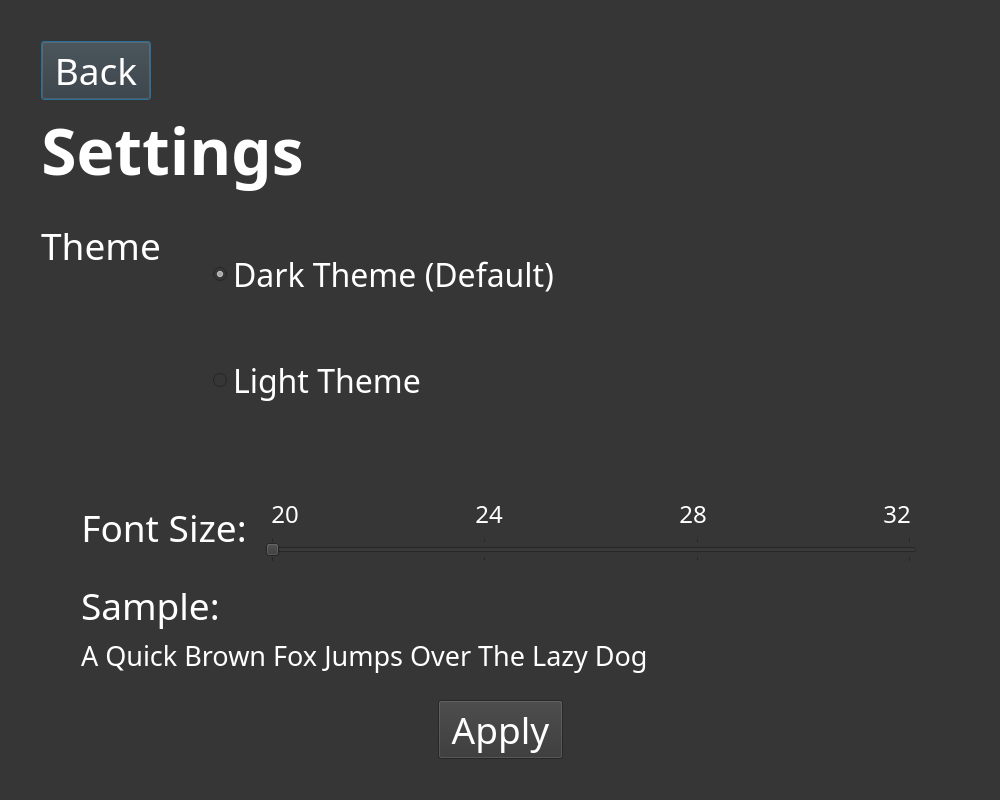
<?xml version="1.0" encoding="UTF-8"?>
<ui version="4.0">
 <class>Dialog</class>
 <widget class="QDialog" name="Dialog">
  <property name="geometry">
   <rect>
    <x>0</x>
    <y>0</y>
    <width>1000</width>
    <height>800</height>
   </rect>
  </property>
  <property name="minimumSize">
   <size>
    <width>1000</width>
    <height>800</height>
   </size>
  </property>
  <property name="windowTitle">
   <string>Dialog</string>
  </property>
  <property name="styleSheet">
   <string notr="true">background-color: rgb(54, 54, 54);</string>
  </property>
  <layout class="QGridLayout" name="gridLayout_3">
   <item row="0" column="1">
    <spacer name="verticalSpacer_2">
     <property name="orientation">
      <enum>Qt::Vertical</enum>
     </property>
     <property name="sizeType">
      <enum>QSizePolicy::Fixed</enum>
     </property>
     <property name="sizeHint" stdset="0">
      <size>
       <width>20</width>
       <height>30</height>
      </size>
     </property>
    </spacer>
   </item>
   <item row="1" column="1" colspan="4">
    <layout class="QHBoxLayout" name="horizontalLayout_3">
     <item>
      <widget class="QPushButton" name="leaveFromSettingsScreen">
       <property name="font">
        <font>
         <family>Hans Kendrick 3</family>
         <pointsize>28</pointsize>
        </font>
       </property>
       <property name="styleSheet">
        <string notr="true">color:white;</string>
       </property>
       <property name="text">
        <string> Back </string>
       </property>
      </widget>
     </item>
     <item>
      <spacer name="horizontalSpacer_6">
       <property name="orientation">
        <enum>Qt::Horizontal</enum>
       </property>
       <property name="sizeHint" stdset="0">
        <size>
         <width>40</width>
         <height>20</height>
        </size>
       </property>
      </spacer>
     </item>
    </layout>
   </item>
   <item row="2" column="1" colspan="4">
    <layout class="QHBoxLayout" name="horizontalLayout_4">
     <item>
      <widget class="QLabel" name="settingsLabel">
       <property name="font">
        <font>
         <family>Hans Kendrick 3</family>
         <pointsize>48</pointsize>
        </font>
       </property>
       <property name="styleSheet">
        <string notr="true">color:white;</string>
       </property>
       <property name="text">
        <string>&lt;html&gt;&lt;head/&gt;&lt;body&gt;&lt;p align=&quot;center&quot;&gt;&lt;span style=&quot; font-weight:600;&quot;&gt;Settings&lt;/span&gt;&lt;/p&gt;&lt;/body&gt;&lt;/html&gt;</string>
       </property>
      </widget>
     </item>
     <item>
      <spacer name="horizontalSpacer_8">
       <property name="orientation">
        <enum>Qt::Horizontal</enum>
       </property>
       <property name="sizeHint" stdset="0">
        <size>
         <width>40</width>
         <height>20</height>
        </size>
       </property>
      </spacer>
     </item>
    </layout>
   </item>
   <item row="3" column="1" colspan="2">
    <layout class="QVBoxLayout" name="verticalLayout">
     <item>
      <spacer name="verticalSpacer_4">
       <property name="orientation">
        <enum>Qt::Vertical</enum>
       </property>
       <property name="sizeType">
        <enum>QSizePolicy::Fixed</enum>
       </property>
       <property name="sizeHint" stdset="0">
        <size>
         <width>20</width>
         <height>20</height>
        </size>
       </property>
      </spacer>
     </item>
     <item>
      <widget class="QLabel" name="themeLabel">
       <property name="font">
        <font>
         <family>Hans Kendrick 3</family>
         <pointsize>48</pointsize>
        </font>
       </property>
       <property name="styleSheet">
        <string notr="true">color:white;</string>
       </property>
       <property name="text">
        <string>&lt;html&gt;&lt;head/&gt;&lt;body&gt;&lt;p align=&quot;center&quot;&gt;&lt;span style=&quot; font-size:28pt;&quot;&gt;Theme&lt;/span&gt;&lt;/p&gt;&lt;/body&gt;&lt;/html&gt;</string>
       </property>
      </widget>
     </item>
     <item>
      <spacer name="verticalSpacer">
       <property name="orientation">
        <enum>Qt::Vertical</enum>
       </property>
       <property name="sizeHint" stdset="0">
        <size>
         <width>20</width>
         <height>40</height>
        </size>
       </property>
      </spacer>
     </item>
    </layout>
   </item>
   <item row="3" column="3">
    <spacer name="horizontalSpacer_7">
     <property name="orientation">
      <enum>Qt::Horizontal</enum>
     </property>
     <property name="sizeType">
      <enum>QSizePolicy::Fixed</enum>
     </property>
     <property name="sizeHint" stdset="0">
      <size>
       <width>40</width>
       <height>20</height>
      </size>
     </property>
    </spacer>
   </item>
   <item row="3" column="4">
    <layout class="QVBoxLayout" name="verticalLayout_2">
     <item>
      <widget class="QRadioButton" name="chooseDarkThemeRadioButton">
       <property name="font">
        <font>
         <family>Hans Kendrick 3</family>
         <pointsize>24</pointsize>
        </font>
       </property>
       <property name="styleSheet">
        <string notr="true">color:white;</string>
       </property>
       <property name="text">
        <string>Dark Theme (Default)</string>
       </property>
       <property name="checked">
        <bool>true</bool>
       </property>
      </widget>
     </item>
     <item>
      <widget class="QRadioButton" name="chooseLightThemeRadioButton">
       <property name="font">
        <font>
         <family>Hans Kendrick 3</family>
         <pointsize>24</pointsize>
        </font>
       </property>
       <property name="styleSheet">
        <string notr="true">color:white;</string>
       </property>
       <property name="text">
        <string>Light Theme</string>
       </property>
      </widget>
     </item>
    </layout>
   </item>
   <item row="4" column="4">
    <layout class="QHBoxLayout" name="horizontalLayout">
     <item>
      <spacer name="horizontalSpacer_17">
       <property name="orientation">
        <enum>Qt::Horizontal</enum>
       </property>
       <property name="sizeHint" stdset="0">
        <size>
         <width>40</width>
         <height>20</height>
        </size>
       </property>
      </spacer>
     </item>
    </layout>
   </item>
   <item row="5" column="0">
    <spacer name="horizontalSpacer_9">
     <property name="orientation">
      <enum>Qt::Horizontal</enum>
     </property>
     <property name="sizeType">
      <enum>QSizePolicy::Fixed</enum>
     </property>
     <property name="sizeHint" stdset="0">
      <size>
       <width>30</width>
       <height>20</height>
      </size>
     </property>
    </spacer>
   </item>
   <item row="5" column="1" colspan="4">
    <layout class="QHBoxLayout" name="horizontalLayout_5">
     <item>
      <spacer name="horizontalSpacer_16">
       <property name="orientation">
        <enum>Qt::Horizontal</enum>
       </property>
       <property name="sizeType">
        <enum>QSizePolicy::Fixed</enum>
       </property>
       <property name="sizeHint" stdset="0">
        <size>
         <width>40</width>
         <height>20</height>
        </size>
       </property>
      </spacer>
     </item>
     <item>
      <widget class="QLabel" name="fontSizeLabel">
       <property name="font">
        <font>
         <family>Hans Kendrick 3</family>
         <pointsize>48</pointsize>
        </font>
       </property>
       <property name="styleSheet">
        <string notr="true">color:white;</string>
       </property>
       <property name="text">
        <string>&lt;html&gt;&lt;head/&gt;&lt;body&gt;&lt;p align=&quot;center&quot;&gt;&lt;span style=&quot; font-size:28pt;&quot;&gt;Font Size:&lt;/span&gt;&lt;/p&gt;&lt;/body&gt;&lt;/html&gt;</string>
       </property>
      </widget>
     </item>
     <item>
      <widget class="QGroupBox" name="groupBox">
       <property name="styleSheet">
        <string notr="true">border-style:hidden;</string>
       </property>
       <property name="title">
        <string/>
       </property>
       <layout class="QGridLayout" name="gridLayout_2">
        <item row="0" column="1">
         <widget class="QLabel" name="fontSizeSliderNum1Label">
          <property name="font">
           <font>
            <family>Hans Kendrick 3</family>
            <pointsize>18</pointsize>
           </font>
          </property>
          <property name="styleSheet">
           <string notr="true">color:white;</string>
          </property>
          <property name="text">
           <string>&lt;html&gt;&lt;head/&gt;&lt;body&gt;&lt;p align=&quot;center&quot;&gt;20&lt;/p&gt;&lt;/body&gt;&lt;/html&gt;</string>
          </property>
         </widget>
        </item>
        <item row="0" column="5">
         <widget class="QLabel" name="fontSizeSliderNum3Label">
          <property name="font">
           <font>
            <family>Hans Kendrick 3</family>
            <pointsize>18</pointsize>
           </font>
          </property>
          <property name="styleSheet">
           <string notr="true">color:white;</string>
          </property>
          <property name="text">
           <string>&lt;html&gt;&lt;head/&gt;&lt;body&gt;&lt;p align=&quot;center&quot;&gt;28&lt;/p&gt;&lt;/body&gt;&lt;/html&gt;</string>
          </property>
         </widget>
        </item>
        <item row="0" column="7">
         <widget class="QLabel" name="fontSizeSliderNum4Label">
          <property name="font">
           <font>
            <family>Hans Kendrick 3</family>
            <pointsize>18</pointsize>
           </font>
          </property>
          <property name="styleSheet">
           <string notr="true">color:white;</string>
          </property>
          <property name="text">
           <string>&lt;html&gt;&lt;head/&gt;&lt;body&gt;&lt;p align=&quot;center&quot;&gt;32&lt;/p&gt;&lt;/body&gt;&lt;/html&gt;</string>
          </property>
         </widget>
        </item>
        <item row="0" column="3">
         <widget class="QLabel" name="fontSizeSliderNum2Label">
          <property name="font">
           <font>
            <family>Hans Kendrick 3</family>
            <pointsize>18</pointsize>
           </font>
          </property>
          <property name="styleSheet">
           <string notr="true">color:white;</string>
          </property>
          <property name="text">
           <string>&lt;html&gt;&lt;head/&gt;&lt;body&gt;&lt;p align=&quot;center&quot;&gt;24&lt;/p&gt;&lt;/body&gt;&lt;/html&gt;</string>
          </property>
         </widget>
        </item>
        <item row="0" column="2">
         <spacer name="horizontalSpacer_10">
          <property name="orientation">
           <enum>Qt::Horizontal</enum>
          </property>
          <property name="sizeHint" stdset="0">
           <size>
            <width>40</width>
            <height>20</height>
           </size>
          </property>
         </spacer>
        </item>
        <item row="0" column="6">
         <spacer name="horizontalSpacer_12">
          <property name="orientation">
           <enum>Qt::Horizontal</enum>
          </property>
          <property name="sizeHint" stdset="0">
           <size>
            <width>40</width>
            <height>20</height>
           </size>
          </property>
         </spacer>
        </item>
        <item row="0" column="4">
         <spacer name="horizontalSpacer_11">
          <property name="orientation">
           <enum>Qt::Horizontal</enum>
          </property>
          <property name="sizeHint" stdset="0">
           <size>
            <width>40</width>
            <height>20</height>
           </size>
          </property>
         </spacer>
        </item>
        <item row="1" column="0" colspan="9">
         <widget class="QSlider" name="fontSizeSlider">
          <property name="minimum">
           <number>1</number>
          </property>
          <property name="maximum">
           <number>4</number>
          </property>
          <property name="singleStep">
           <number>1</number>
          </property>
          <property name="value">
           <number>1</number>
          </property>
          <property name="sliderPosition">
           <number>1</number>
          </property>
          <property name="orientation">
           <enum>Qt::Horizontal</enum>
          </property>
          <property name="invertedAppearance">
           <bool>false</bool>
          </property>
          <property name="tickPosition">
           <enum>QSlider::TicksBothSides</enum>
          </property>
          <property name="tickInterval">
           <number>1</number>
          </property>
         </widget>
        </item>
       </layout>
      </widget>
     </item>
     <item>
      <spacer name="horizontalSpacer_15">
       <property name="orientation">
        <enum>Qt::Horizontal</enum>
       </property>
       <property name="sizeType">
        <enum>QSizePolicy::Maximum</enum>
       </property>
       <property name="sizeHint" stdset="0">
        <size>
         <width>30</width>
         <height>20</height>
        </size>
       </property>
      </spacer>
     </item>
    </layout>
   </item>
   <item row="6" column="1" colspan="4">
    <layout class="QGridLayout" name="gridLayout">
     <item row="1" column="0">
      <spacer name="horizontalSpacer_3">
       <property name="orientation">
        <enum>Qt::Horizontal</enum>
       </property>
       <property name="sizeType">
        <enum>QSizePolicy::Fixed</enum>
       </property>
       <property name="sizeHint" stdset="0">
        <size>
         <width>40</width>
         <height>20</height>
        </size>
       </property>
      </spacer>
     </item>
     <item row="0" column="1">
      <widget class="QLabel" name="sampleLabel">
       <property name="font">
        <font>
         <family>Hans Kendrick 3</family>
         <pointsize>48</pointsize>
        </font>
       </property>
       <property name="styleSheet">
        <string notr="true">color:white;</string>
       </property>
       <property name="text">
        <string>&lt;html&gt;&lt;head/&gt;&lt;body&gt;&lt;p&gt;&lt;span style=&quot; font-size:28pt;&quot;&gt;Sample: &lt;/span&gt;&lt;/p&gt;&lt;/body&gt;&lt;/html&gt;</string>
       </property>
      </widget>
     </item>
     <item row="0" column="2">
      <spacer name="horizontalSpacer_13">
       <property name="orientation">
        <enum>Qt::Horizontal</enum>
       </property>
       <property name="sizeType">
        <enum>QSizePolicy::Expanding</enum>
       </property>
       <property name="sizeHint" stdset="0">
        <size>
         <width>40</width>
         <height>20</height>
        </size>
       </property>
      </spacer>
     </item>
     <item row="1" column="2">
      <spacer name="horizontalSpacer_14">
       <property name="orientation">
        <enum>Qt::Horizontal</enum>
       </property>
       <property name="sizeType">
        <enum>QSizePolicy::Expanding</enum>
       </property>
       <property name="sizeHint" stdset="0">
        <size>
         <width>40</width>
         <height>20</height>
        </size>
       </property>
      </spacer>
     </item>
     <item row="0" column="0">
      <spacer name="horizontalSpacer_2">
       <property name="orientation">
        <enum>Qt::Horizontal</enum>
       </property>
       <property name="sizeType">
        <enum>QSizePolicy::Fixed</enum>
       </property>
       <property name="sizeHint" stdset="0">
        <size>
         <width>40</width>
         <height>20</height>
        </size>
       </property>
      </spacer>
     </item>
     <item row="1" column="1">
      <widget class="QLabel" name="sampleTextSizeLabel">
       <property name="font">
        <font>
         <family>Hans Kendrick</family>
         <pointsize>20</pointsize>
        </font>
       </property>
       <property name="styleSheet">
        <string notr="true">color:white;
</string>
       </property>
       <property name="text">
        <string>A Quick Brown Fox Jumps Over The Lazy Dog</string>
       </property>
      </widget>
     </item>
    </layout>
   </item>
   <item row="6" column="5">
    <spacer name="horizontalSpacer">
     <property name="orientation">
      <enum>Qt::Horizontal</enum>
     </property>
     <property name="sizeType">
      <enum>QSizePolicy::Fixed</enum>
     </property>
     <property name="sizeHint" stdset="0">
      <size>
       <width>30</width>
       <height>20</height>
      </size>
     </property>
    </spacer>
   </item>
   <item row="7" column="2">
    <spacer name="verticalSpacer_5">
     <property name="orientation">
      <enum>Qt::Vertical</enum>
     </property>
     <property name="sizeType">
      <enum>QSizePolicy::Fixed</enum>
     </property>
     <property name="sizeHint" stdset="0">
      <size>
       <width>20</width>
       <height>20</height>
      </size>
     </property>
    </spacer>
   </item>
   <item row="8" column="1" colspan="4">
    <layout class="QHBoxLayout" name="horizontalLayout_2">
     <item>
      <spacer name="horizontalSpacer_4">
       <property name="orientation">
        <enum>Qt::Horizontal</enum>
       </property>
       <property name="sizeHint" stdset="0">
        <size>
         <width>40</width>
         <height>20</height>
        </size>
       </property>
      </spacer>
     </item>
     <item>
      <widget class="QPushButton" name="settingSetupApplyButton">
       <property name="font">
        <font>
         <family>Hans Kendrick 3</family>
         <pointsize>28</pointsize>
        </font>
       </property>
       <property name="styleSheet">
        <string notr="true">color:white;</string>
       </property>
       <property name="text">
        <string> Apply </string>
       </property>
      </widget>
     </item>
     <item>
      <spacer name="horizontalSpacer_5">
       <property name="orientation">
        <enum>Qt::Horizontal</enum>
       </property>
       <property name="sizeHint" stdset="0">
        <size>
         <width>40</width>
         <height>20</height>
        </size>
       </property>
      </spacer>
     </item>
    </layout>
   </item>
   <item row="9" column="1">
    <spacer name="verticalSpacer_3">
     <property name="orientation">
      <enum>Qt::Vertical</enum>
     </property>
     <property name="sizeType">
      <enum>QSizePolicy::Fixed</enum>
     </property>
     <property name="sizeHint" stdset="0">
      <size>
       <width>20</width>
       <height>30</height>
      </size>
     </property>
    </spacer>
   </item>
  </layout>
 </widget>
 <resources/>
 <connections/>
</ui>
